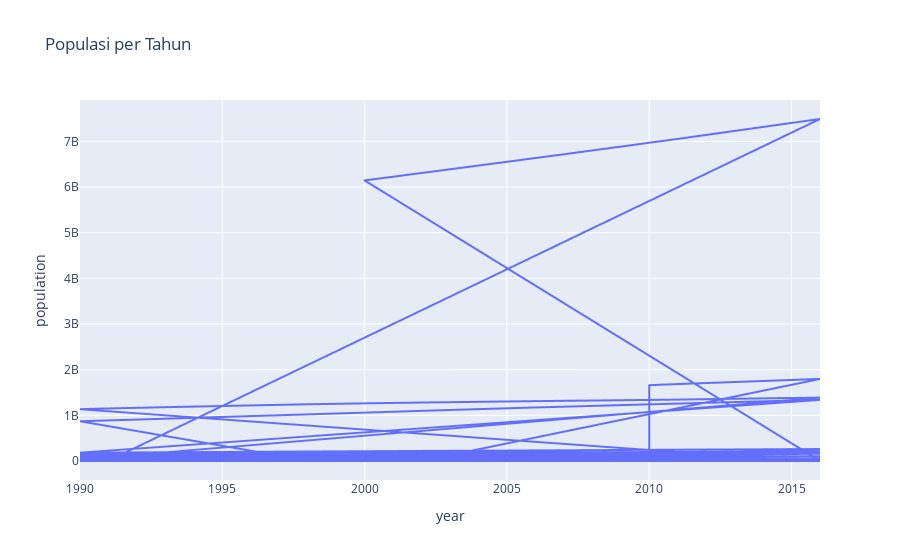
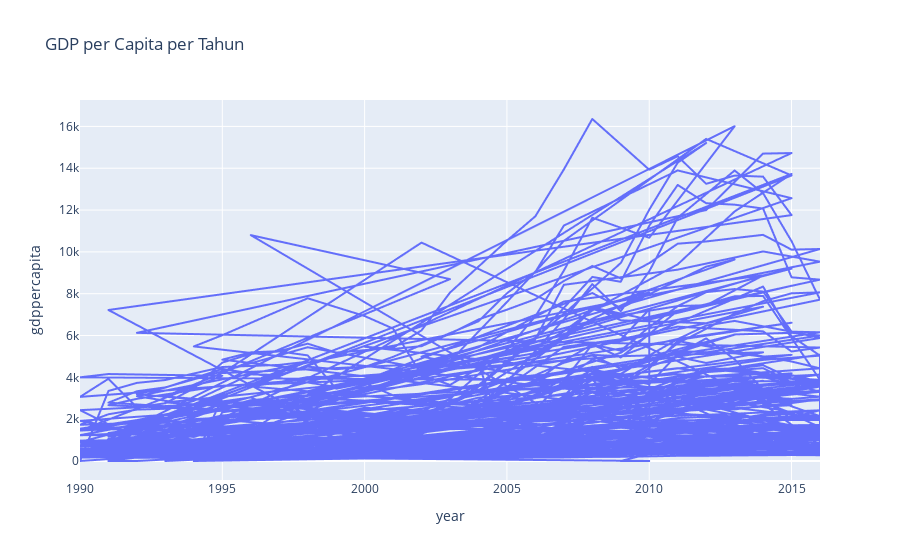
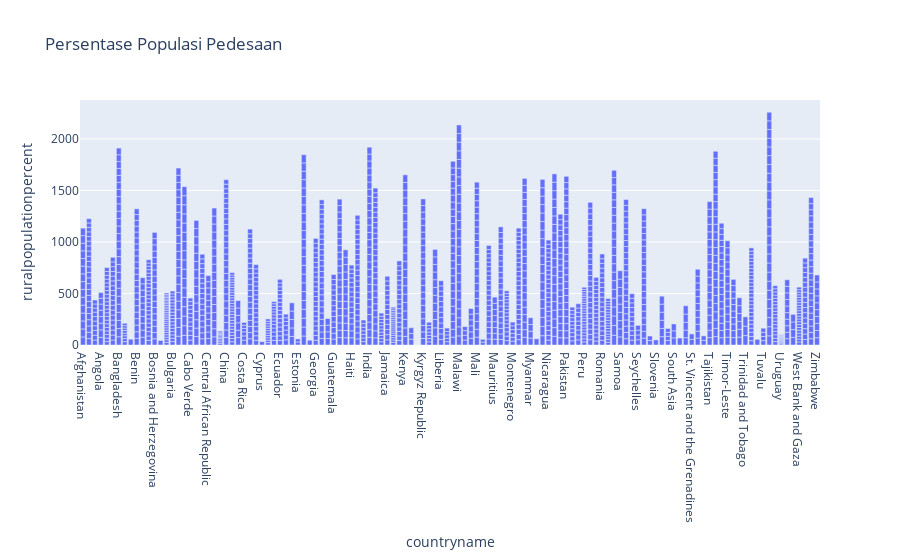
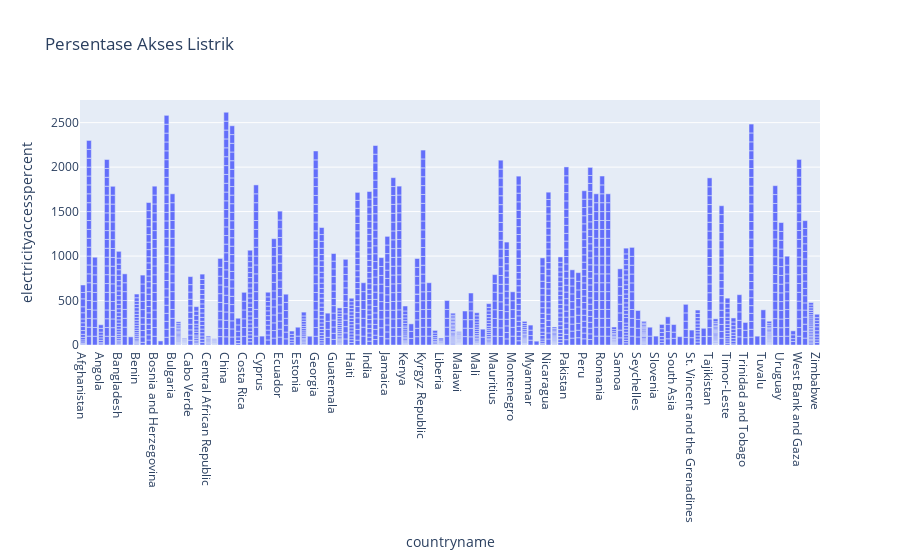

The notebook cell saved with these charts, in order:
### Markdown cell above
#### Visualisasi Data

### Code cell
import plotly.express as px

vd_1 = pd.read_csv("final_data/data_final.csv")


# Membuat plot menggunakan Plotly Express
fig1 = px.line(vd_1, x='year', y='population', title='Populasi per Tahun')
fig2 = px.line(vd_1, x='year', y='gdppercapita', title='GDP per Capita per Tahun')
fig3 = px.bar(vd_1, x='countryname', y='ruralpopulationpercent', title='Persentase Populasi Pedesaan')
fig4 = px.bar(vd_1, x='countryname', y='electricityaccesspercent', title='Persentase Akses Listrik')

# Menampilkan visualisasi
fig1.show()
fig2.show()
fig3.show()
fig4.show()

### Figure 1 — Plotly figure (JSON) as saved in the notebook; plotly's stock layout.template omitted (floating-point values rounded to 4 significant figures; data arrays with more than 128 entries replaced by an {"elided": "..."} marker saying what was removed)
{"data": [{"hovertemplate": "year=%{x}<br>population=%{y}<extra></extra>", "legendgroup": "", "line": {"color": "#636efa", "dash": "solid"}, "marker": {"symbol": "circle"}, "mode": "lines", "name": "", "showlegend": false, "type": "scattergl", "x": {"elided": "1734 int values"}, "xaxis": "x", "y": {"elided": "1734 int values"}, "yaxis": "y"}], "layout": {"legend": {"tracegroupgap": 0}, "title": {"text": "Populasi per Tahun"}, "xaxis": {"anchor": "y", "domain": [0, 1], "title": {"text": "year"}}, "yaxis": {"anchor": "x", "domain": [0, 1], "title": {"text": "population"}}}}

### Figure 2 — Plotly figure (JSON) as saved in the notebook; plotly's stock layout.template omitted (floating-point values rounded to 4 significant figures; data arrays with more than 128 entries replaced by an {"elided": "..."} marker saying what was removed)
{"data": [{"hovertemplate": "year=%{x}<br>gdppercapita=%{y}<extra></extra>", "legendgroup": "", "line": {"color": "#636efa", "dash": "solid"}, "marker": {"symbol": "circle"}, "mode": "lines", "name": "", "showlegend": false, "type": "scattergl", "x": {"elided": "1734 int values"}, "xaxis": "x", "y": {"elided": "1734 float values"}, "yaxis": "y"}], "layout": {"legend": {"tracegroupgap": 0}, "title": {"text": "GDP per Capita per Tahun"}, "xaxis": {"anchor": "y", "domain": [0, 1], "title": {"text": "year"}}, "yaxis": {"anchor": "x", "domain": [0, 1], "title": {"text": "gdppercapita"}}}}

### Figure 3 — Plotly figure (JSON) as saved in the notebook; plotly's stock layout.template omitted (floating-point values rounded to 4 significant figures; data arrays with more than 128 entries replaced by an {"elided": "..."} marker saying what was removed)
{"data": [{"alignmentgroup": "True", "hovertemplate": "countryname=%{x}<br>ruralpopulationpercent=%{y}<extra></extra>", "legendgroup": "", "marker": {"color": "#636efa", "pattern": {"shape": ""}}, "name": "", "offsetgroup": "", "orientation": "v", "showlegend": false, "textposition": "auto", "type": "bar", "x": {"elided": "1734 str values"}, "xaxis": "x", "y": {"elided": "1734 float values"}, "yaxis": "y"}], "layout": {"barmode": "relative", "legend": {"tracegroupgap": 0}, "title": {"text": "Persentase Populasi Pedesaan"}, "xaxis": {"anchor": "y", "domain": [0, 1], "title": {"text": "countryname"}}, "yaxis": {"anchor": "x", "domain": [0, 1], "title": {"text": "ruralpopulationpercent"}}}}

### Figure 4 — Plotly figure (JSON) as saved in the notebook; plotly's stock layout.template omitted (floating-point values rounded to 4 significant figures; data arrays with more than 128 entries replaced by an {"elided": "..."} marker saying what was removed)
{"data": [{"alignmentgroup": "True", "hovertemplate": "countryname=%{x}<br>electricityaccesspercent=%{y}<extra></extra>", "legendgroup": "", "marker": {"color": "#636efa", "pattern": {"shape": ""}}, "name": "", "offsetgroup": "", "orientation": "v", "showlegend": false, "textposition": "auto", "type": "bar", "x": {"elided": "1734 str values"}, "xaxis": "x", "y": {"elided": "1734 float values"}, "yaxis": "y"}], "layout": {"barmode": "relative", "legend": {"tracegroupgap": 0}, "title": {"text": "Persentase Akses Listrik"}, "xaxis": {"anchor": "y", "domain": [0, 1], "title": {"text": "countryname"}}, "yaxis": {"anchor": "x", "domain": [0, 1], "title": {"text": "electricityaccesspercent"}}}}
